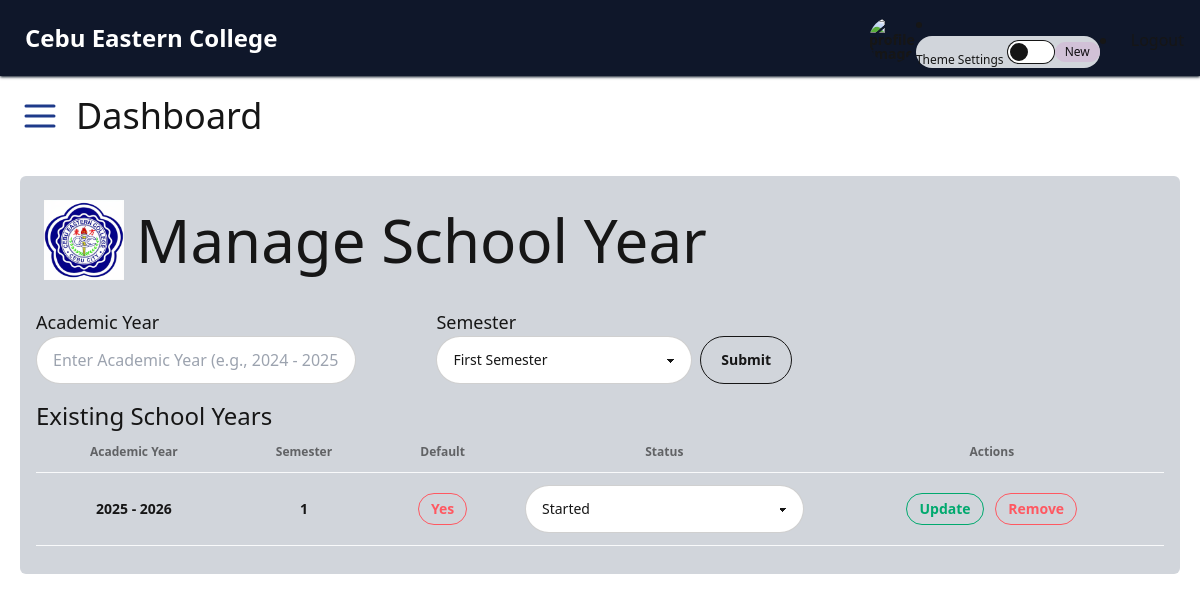
/admin/manage_academic.php, run on the app's committed database.
### tables this page shows
CREATE TABLE `tblschoolyear` (
  `schoolyear_id` int(11) NOT NULL,
  `school_year` varchar(255) NOT NULL,
  `semester` enum('1','2','3','') DEFAULT NULL,
  `is_default` enum('No','Yes') DEFAULT 'No',
  `is_status` enum('Not Yet Started','Started','Closed') DEFAULT 'Not Yet Started'
);

### admin/manage_academic.php (the view, shortened to what this page needs)
<?php
include("../database/models/dbconnect.php");
$edit_id = null;
$edit_year = '';
$edit_semester = '';
$school_years = $conn->query("SELECT * FROM tblschoolyear");
?>
<?php include('../admin/header.php'); ?>
<!DOCTYPE html>
<html lang="en">
<head>
  <script src="https://cdn.tailwindcss.com"></script>
</head>
<body>
  <div class="m-5 p-4 bg-base-300 rounded-md">
    <div class="flex justify-start items-center">
      <div class="m-2">
        <img
          src="../admin/tools/Images/CEC.png"
          alt="school_year-image"
          class="h-20 w-20">
      </div>
      <div class="m-1">
        <h1 class="text-6xl">Manage School Year</h1>
      </div>
    </div>
    <form action="" method="POST">
      <div class="flex flex-row justify-start items-center gap-2 mt-5">
        <div>
          <label for="year" class="text-lg">Academic Year</label>
          <input type="text"
            id="year"
            name="year"
            required
            placeholder="Enter Academic Year (e.g., 2024 - 2025)"
            value="<?php echo $edit_year; ?>"
            oninput="validateYearInput(this)"
            pattern="\d{4} - \d{4}"
            class="input input-bordered w-full max-w-xs" />
        </div>
        <div>
          <label for="semester" class="text-lg">Semester</label>
          <select id="semester"
            name="semester"
            required
            class="select select-bordered w-full max-w-xs">
            <option value="1" <?php echo ($edit_semester == '1') ? 'selected' : ''; ?>>First Semester</option>
          </select>
        </div>
        <div class="mt-7">
          <button
            type="submit"
            name="save"
            class="btn btn-md btn-outline w-full max-w-xs px-5">
            <?php echo $edit_id ? 'Update' : 'Submit'; ?>
          </button>
        </div>
      </div>
    </form>
    <div class="mt-4">
      <h2 class="text-2xl">Existing School Years</h2>
    </div>
    <div class="overflow-x-auto">
      <table class="table">
        <thead>
          <tr>
            <th class="text-center">Academic Year</th>
            <th class="text-center">Semester</th>
            <th class="text-center">Default</th>
            <th class="text-center">Status</th>
            <th class="text-center">Actions</th>
          </tr>
        </thead>
        <tbody>
          <?php
          while ($row = $school_years->fetch_assoc()):
            $active = $row['is_default'];
          ?>
            <tr>
              <td class="text-center"><b><?php echo $row['school_year']; ?></b></td>
              <td class="text-center"><b><?php echo $row['semester']; ?></b></td>
              <td class="text-center">
                <button class="btn btn-sm btn-outline btn-error" onclick="toggleActive(<?php echo $row['schoolyear_id']; ?>, '<?php echo $active; ?>')">
                  <?php echo $active === 'Yes' ? 'Yes' : 'No'; ?>
                </button>
              </td>
              <td class="flex justify-center items-center">
                <select id="status-<?php echo $row['schoolyear_id']; ?>" onchange="updateStatus(<?php echo $row['schoolyear_id']; ?>, this.value)" <?php echo $active === 'Yes' ? '' : 'disabled'; ?>
                  class="select select-bordered w-full">
                  <option value="Started" <?php echo $row['is_status'] === 'Started' ? 'selected' : ''; ?>>Started</option>
                </select>
              </td>
              <td class="text-center">
                <a class="btn btn-sm btn-outline btn-success m-1" href="?editid=<?php echo $row['schoolyear_id']; ?>">Update</a>
                <a class="btn btn-sm btn-outline btn-error m-1" href="?delete_id=<?php echo $row['schoolyear_id']; ?>" onclick="return confirm('Are you sure you want to delete this school year?')">Remove</a>
              </td>
            </tr>
          <?php endwhile; ?>
        </tbody>
      </table>
    </div>
  </div>
</body>
</html>

### data on the page
tblschoolyear: school_year "2025 - 2026", semester "1", shows "Yes", is_status+schoolyear_id+is_default "Started"
